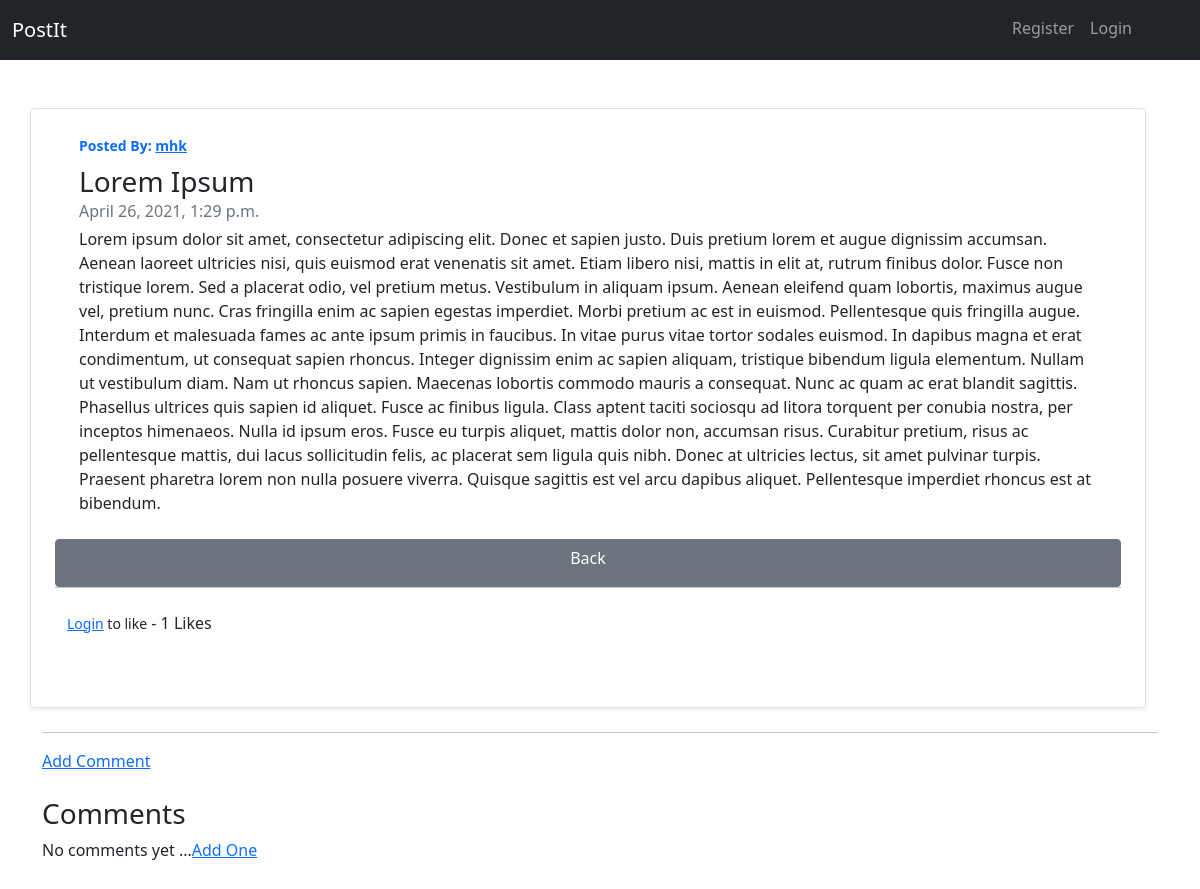
Page /post/5 on the earlier database version.
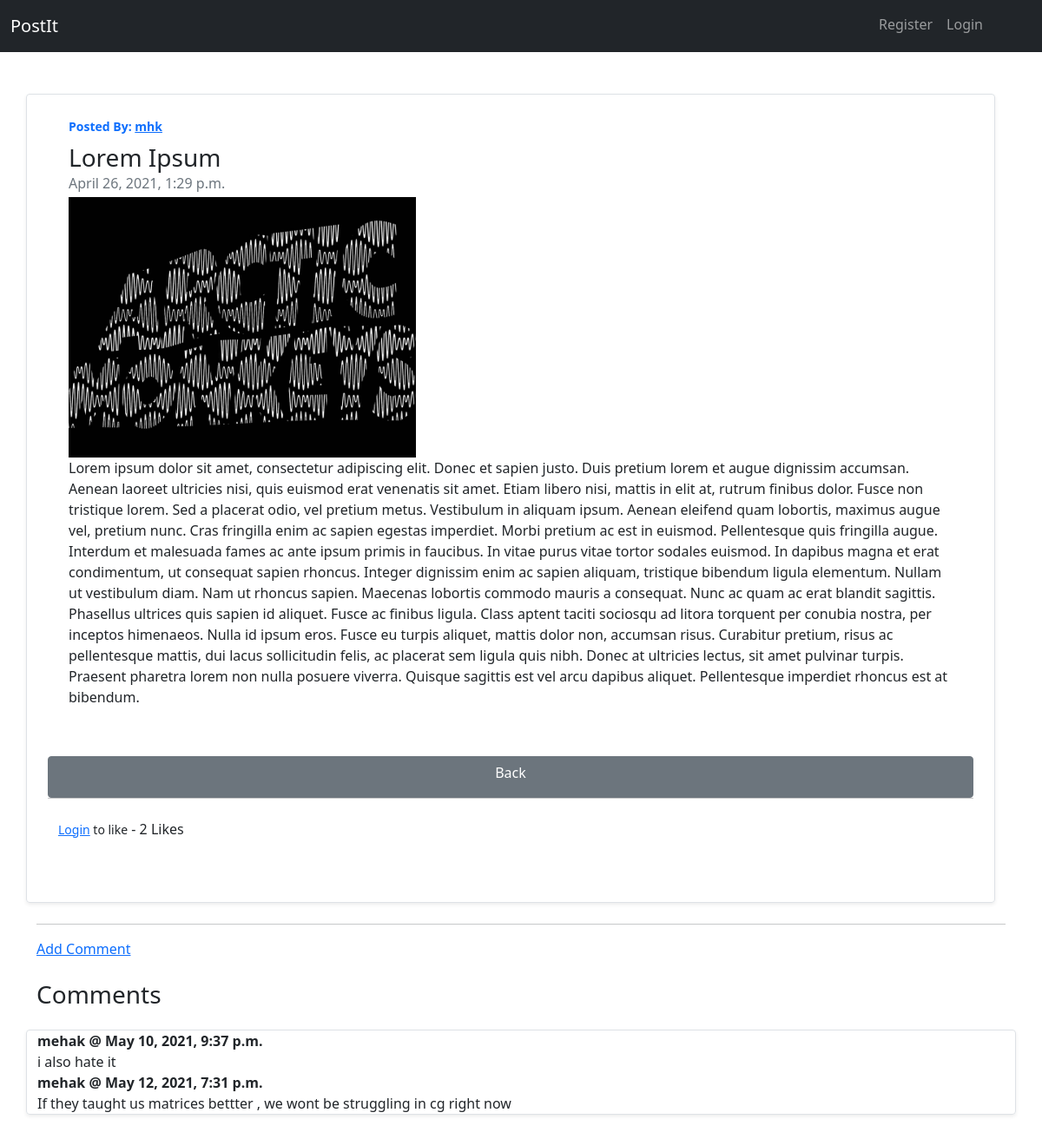
Same page on the later database version.
### postIt/models.py (models this page shows, shortened)
class Post(models.Model):
    class Categories(models.TextChoices):
        WORLD = 'world'
        ENVIRONMENT = 'environment'
        TECHNOLOGY = 'technology'
        DESIGN = 'design'
        CULTURE = 'culture'
        BUSINESS = 'business'
        POLITICS = 'politics'
        OPINION = 'opinion'
        SCIENCE = 'science'
        HEALTH = 'health'
        STYLE = 'style'
        TRAVEL = 'travel'
    title = models.CharField(max_length=200, unique=True)
    author = models.ForeignKey(User, on_delete=models.CASCADE)
    category = models.CharField(max_length=50, choices=Categories.choices, default=Categories.OPINION)
    content = RichTextField(blank=True, null=True)
    photo = models.ImageField(null=True, blank=True, upload_to="images/")
    video_file = models.FileField(null=True, blank=True, upload_to="videos/")
    created_on = models.DateTimeField(auto_now_add=True)
    likes = models.ManyToManyField(User, related_name='site_post')
    no_of_likes = models.IntegerField(default=0)
    no_of_dislikes = models.IntegerField(default=0)
    favourite = models.BooleanField(default=False)
    def total_likes(self):
        return self.likes.count()

class Comment(models.Model):
    post = models.ForeignKey(Post, related_name="comments", on_delete=models.CASCADE)
    name = models.CharField(max_length=255)
    content = models.TextField()
    created_on = models.DateTimeField(auto_now_add=True)

### postIt/views.py (the view)
# urls.py: path('post/<int:pk>', PostDetailView.as_view(), name='post_detail'),
class PostDetailView(DetailView):
    model = Post
    template_name = 'post_details.html'
    def get_context_data(self, *args, **kwargs):
        context = super(PostDetailView, self).get_context_data()
        stuff = get_object_or_404(Post, id=self.kwargs['pk'])
        total_likes = stuff.total_likes()
        liked = False
        if stuff.likes.filter(id=self.request.user.id).exists():
            liked = True
        context["liked"] = liked
        context["total_likes"] = total_likes
        return context

### postIt/templates/post_details.html (shortened to what this page needs)
{% extends 'base.html' %}
{% block content %}
<div class="row no-gutters border rounded overflow-hidden flex-md-row mb-4 shadow-sm h-md-250 my-4 position-relative container">
    <div class="col p-4 d-flex flex-column position-static">
        <strong class="d-inline-block mb-2 text-primary">
            <small>Posted By:
                {% if post.author.profile.id %}
                    <a href="{% url 'show_profile' post.author.profile.id %}">{{post.author}}</a>
                {% else %}
                    Anonymous
                {% endif %}
            </small>
        </strong>
        <h3 class="mb-0">
            {{post.title}}
        </h3>
        <div class="mb-1 text-muted">{{post.created_on}}</div>
        {% if post.video_file %}
        <div>
            <video width="300px" height="300px" controls>
                <source src="{{ post.video_file.url }}" type="video/mp4">
            </video>
        </div>
        {% elif post.photo %}
        <div>
            <img src="{{ post.photo.url }}" width=400 height=300>
        </div>
        {% endif %}
        <p class="card-text mb-auto">
            {{ post.content | safe}}
        </p>
    </div>
    <br/><br/>
    <a href="{% url 'home' %}" class="btn btn-secondary">Back</a>
    <br/><br/>
    <hr>
    <br/>
    <form action="{% url 'like_post' post.pk %}" method="POST">
        {% if user.is_authenticated %}
        {% if liked %}
        <button type="submit" name="post_id"
                value="{{ post.id }}" class="btn btn-danger
                    btn-sm">Unlike
        </button>
        {% else %}
        <button type="submit" name="post_id"
                value="{{ post.id }}" class="btn btn-primary
                    btn-sm">Like
        </button>
        {% endif %}
        {% else %}
        <small><a href="{% url 'login' %}">Login</a> to like</small>
        {% endif %}
        - {{total_likes}} Likes
    </form>
    <br>
    <br>
    <br/><br/>
</div>
<hr>
<a href="{% url 'new-comment' post.pk %}">Add Comment</a>
<br/><br/>
<h3>Comments</h3>
{% if not post.comments.all %}
No comments yet ...<a href="{% url 'new-comment' post.pk %}">Add One</a>
<br/><br/>
{% else %}
<div class="row no-gutters border rounded overflow-hidden flex-md-row mb-4 shadow-sm h-md-250 my-4 position-relative">
    {% for comment in post.comments.all %}
    <div class="col-md-11 ">
        <strong>
            <b> {{ comment.name }} </b> @ {{ comment.created_on }}
        </strong>
        <br/>
        <div>
            {{ comment.content }}
        </div>
    </div>
    <br/>
    {% endfor %}
</div>
{% endif%}
<br/>
</div>
{% endblock %}

Differences in the rows shown:
changed Post "Lorem Ipsum": photo empty → "images/wp1817460.jpg" (drawn); photo: picture added
added Comment: name "mehak", created_on "May 10, 2021, 9:37 p.m.", content "i also hate it"
added Comment: name "mehak", created_on "May 12, 2021, 7:31 p.m.", content "If they taught us matrices bettter , we wont be struggling in cg right now"
Other differences:
{{ total_likes }}: "1" → "2"
text no longer shown: "No comments yet ... Add One"
